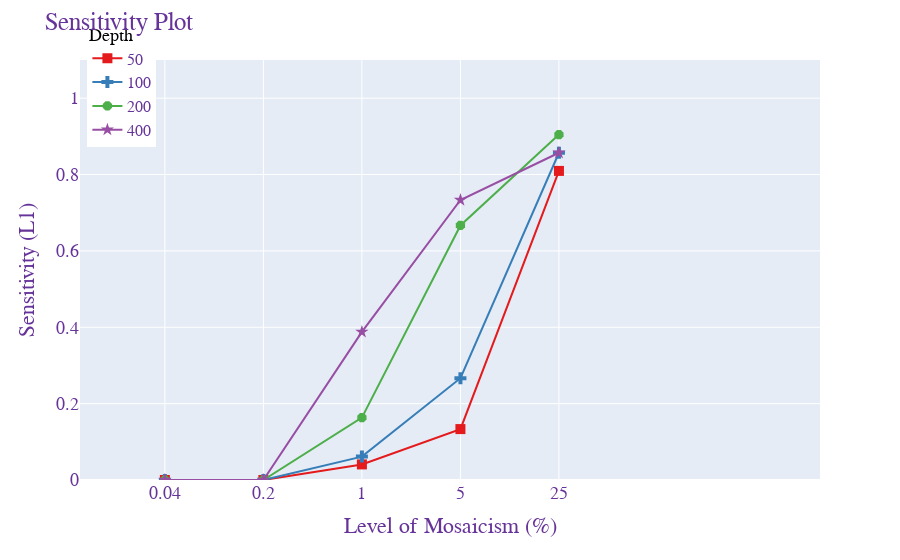
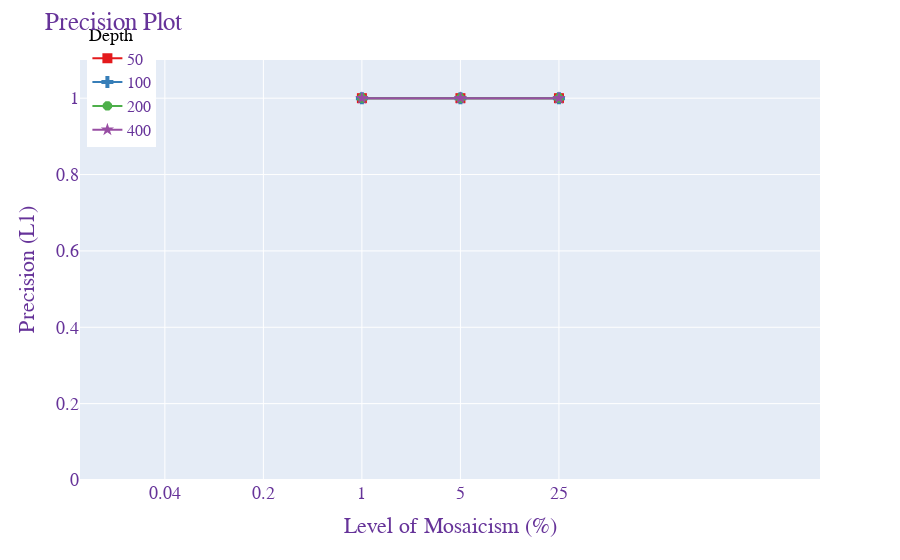

The cell these charts' notebook holds for them, in order:
### Markdown cell above
## 2.1. RetroSom

### Code cell
create_line_plot(sens, 'Freq', 'Sensitivity', "Level of Mosaicism (%)", "Sensitivity (L1)", "Sensitivity Plot")
create_line_plot(prec, 'Freq', 'Precision', "Level of Mosaicism (%)", "Precision (L1)", "Precision Plot")

### Figure 1 — Plotly figure (JSON) as saved in the notebook; plotly's stock layout.template omitted (floating-point values rounded to 4 significant figures)
{"data": [{"hovertemplate": "Depth=50<br>Freq=%{x}<br>Sensitivity=%{y}<extra></extra>", "legendgroup": "50", "line": {"color": "rgb(228,26,28)", "dash": "solid"}, "marker": {"size": 10, "symbol": 1}, "mode": "lines+markers", "name": "50", "orientation": "v", "showlegend": true, "type": "scatter", "x": [0.04, 0.2, 1, 5, 25], "xaxis": "x", "y": [0, 0, 0.04082, 0.1333, 0.8095], "yaxis": "y"}, {"hovertemplate": "Depth=100<br>Freq=%{x}<br>Sensitivity=%{y}<extra></extra>", "legendgroup": "100", "line": {"color": "rgb(55,126,184)", "dash": "solid"}, "marker": {"size": 10, "symbol": 3}, "mode": "lines+markers", "name": "100", "orientation": "v", "showlegend": true, "type": "scatter", "x": [0.04, 0.2, 1, 5, 25], "xaxis": "x", "y": [0, 0, 0.06122, 0.2667, 0.8571], "yaxis": "y"}, {"hovertemplate": "Depth=200<br>Freq=%{x}<br>Sensitivity=%{y}<extra></extra>", "legendgroup": "200", "line": {"color": "rgb(77,175,74)", "dash": "solid"}, "marker": {"size": 10, "symbol": 16}, "mode": "lines+markers", "name": "200", "orientation": "v", "showlegend": true, "type": "scatter", "x": [0.04, 0.2, 1, 5, 25], "xaxis": "x", "y": [0, 0, 0.1633, 0.6667, 0.9048], "yaxis": "y"}, {"hovertemplate": "Depth=400<br>Freq=%{x}<br>Sensitivity=%{y}<extra></extra>", "legendgroup": "400", "line": {"color": "rgb(152,78,163)", "dash": "solid"}, "marker": {"size": 10, "symbol": 17}, "mode": "lines+markers", "name": "400", "orientation": "v", "showlegend": true, "type": "scatter", "x": [0.04, 0.2, 1, 5, 25], "xaxis": "x", "y": [0, 0, 0.3878, 0.7333, 0.8571], "yaxis": "y"}], "layout": {"autosize": true, "font": {"color": "RebeccaPurple", "family": "Arial, sans-serif", "size": 18}, "legend": {"font": {"size": 16}, "orientation": "v", "title": {"font": {"color": "black", "size": 18}, "text": "Depth"}, "tracegroupgap": 0, "traceorder": "normal", "x": 0.01, "y": 1.1}, "margin": {"t": 60}, "title": {"text": "Sensitivity Plot"}, "xaxis": {"anchor": "y", "domain": [0, 1], "range": [-2, 3.25], "tickvals": [0.04, 0.2, 1, 5, 25], "title": {"text": "Level of Mosaicism (%)"}, "type": "log"}, "yaxis": {"anchor": "x", "domain": [0, 1], "range": [0, 1.1], "tickvals": [0, 0.2, 0.4, 0.6, 0.8, 1], "title": {"text": "Sensitivity (L1)"}, "type": "linear"}}}

### Figure 2 — Plotly figure (JSON) as saved in the notebook; plotly's stock layout.template omitted (floating-point values rounded to 4 significant figures)
{"data": [{"hovertemplate": "Depth=50<br>Freq=%{x}<br>Precision=%{y}<extra></extra>", "legendgroup": "50", "line": {"color": "rgb(228,26,28)", "dash": "solid"}, "marker": {"size": 10, "symbol": 1}, "mode": "lines+markers", "name": "50", "orientation": "v", "showlegend": true, "type": "scatter", "x": [0.04, 0.2, 1, 5, 25], "xaxis": "x", "y": [null, null, 1, 1, 1], "yaxis": "y"}, {"hovertemplate": "Depth=100<br>Freq=%{x}<br>Precision=%{y}<extra></extra>", "legendgroup": "100", "line": {"color": "rgb(55,126,184)", "dash": "solid"}, "marker": {"size": 10, "symbol": 3}, "mode": "lines+markers", "name": "100", "orientation": "v", "showlegend": true, "type": "scatter", "x": [0.04, 0.2, 1, 5, 25], "xaxis": "x", "y": [null, null, 1, 1, 1], "yaxis": "y"}, {"hovertemplate": "Depth=200<br>Freq=%{x}<br>Precision=%{y}<extra></extra>", "legendgroup": "200", "line": {"color": "rgb(77,175,74)", "dash": "solid"}, "marker": {"size": 10, "symbol": 16}, "mode": "lines+markers", "name": "200", "orientation": "v", "showlegend": true, "type": "scatter", "x": [0.04, 0.2, 1, 5, 25], "xaxis": "x", "y": [null, null, 1, 1, 1], "yaxis": "y"}, {"hovertemplate": "Depth=400<br>Freq=%{x}<br>Precision=%{y}<extra></extra>", "legendgroup": "400", "line": {"color": "rgb(152,78,163)", "dash": "solid"}, "marker": {"size": 10, "symbol": 17}, "mode": "lines+markers", "name": "400", "orientation": "v", "showlegend": true, "type": "scatter", "x": [0.04, 0.2, 1, 5, 25], "xaxis": "x", "y": [null, null, 1, 1, 1], "yaxis": "y"}], "layout": {"autosize": true, "font": {"color": "RebeccaPurple", "family": "Arial, sans-serif", "size": 18}, "legend": {"font": {"size": 16}, "orientation": "v", "title": {"font": {"color": "black", "size": 18}, "text": "Depth"}, "tracegroupgap": 0, "traceorder": "normal", "x": 0.01, "y": 1.1}, "margin": {"t": 60}, "title": {"text": "Precision Plot"}, "xaxis": {"anchor": "y", "domain": [0, 1], "range": [-2, 3.25], "tickvals": [0.04, 0.2, 1, 5, 25], "title": {"text": "Level of Mosaicism (%)"}, "type": "log"}, "yaxis": {"anchor": "x", "domain": [0, 1], "range": [0, 1.1], "tickvals": [0, 0.2, 0.4, 0.6, 0.8, 1], "title": {"text": "Precision (L1)"}, "type": "linear"}}}
